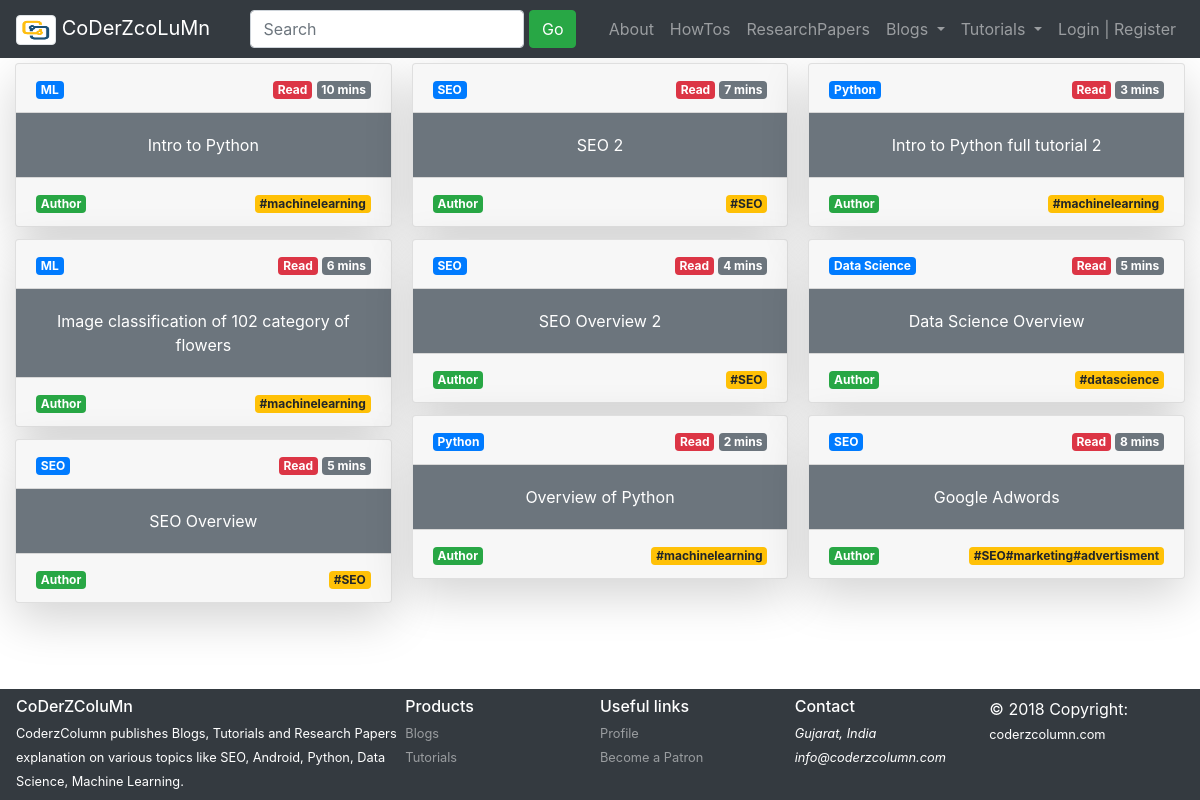
The app's page /blogs/, older data.
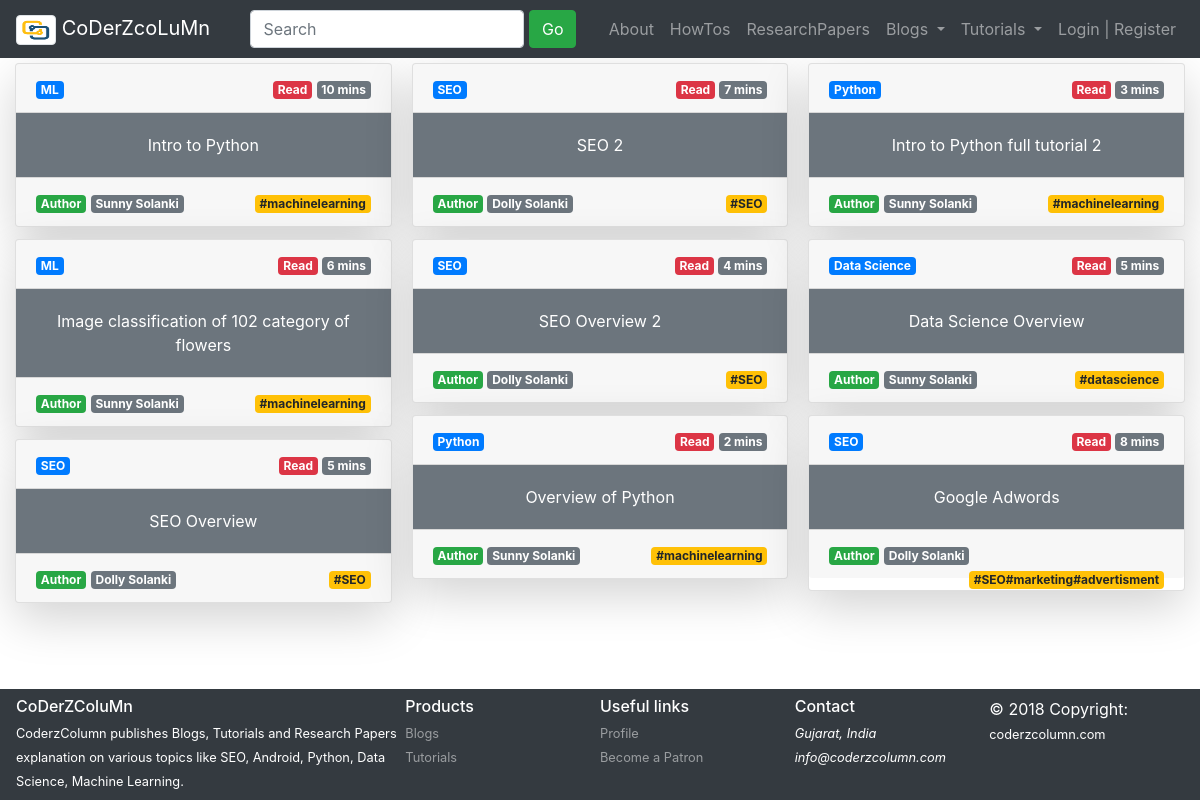
The same page, newer data.
### blogs/models.py (models this page shows, shortened)
class Blogs(models.Model):
    author = models.ForeignKey(Author, on_delete=models.CASCADE)
    blog_id = models.AutoField(auto_created=True, primary_key=True, serialize=False, verbose_name='BLOG_ID')
    title = models.CharField(max_length=500)
    category = models.CharField(max_length=50)
    created_on = models.DateTimeField(default=datetime.datetime.now)
    updated_on = models.DateTimeField(default=datetime.datetime.now)
    likes = models.IntegerField()
    dislikes = models.IntegerField()
    time_to_read = models.IntegerField(default=0)
    tags = models.CharField(max_length=500)

class Author(models.Model):
    author_id = models.AutoField(auto_created=True, primary_key=True, serialize=False, verbose_name='AUTHOR_ID')
    nick_name = models.CharField(max_length=50)
    email = models.EmailField(max_length=50)
    intro = models.CharField(max_length=200)
    about = models.CharField(max_length=1000)
    can_blog = models.BooleanField(default=False)
    def __str__(self):
        return self.nick_name

### blogs/views.py (the view)
# urls.py: path('', views.blogs_home, name='blogs_home'),
def blogs_home(request):
    blogs = Blogs.objects.all()
    context = {'blogs': blogs}
    return render(request, 'blogs/blogs_home.html', context)

### blogs/templates/blogs/blogs_home.html (shortened to what this page needs)
{% extends 'blogs/base.html' %}
{% block body %}
    {% if blogs %}
    <div class="card-columns" style="margin-top:63px;margin-bottom:110px;margin-left:15px;margin-right:15px;">
        {% for blog in blogs %}
        <div class="card shadow-lg rounded">
            <div class="card-header">
                <span class="badge badge-primary">{{ blog.category }}</span>
                <span class="float-right">
                    <span class="badge badge-danger">Read </span>
                    <span class="badge badge-secondary">{{ blog.time_to_read }} mins</span>
                </span>
            </div>
            <div class="card-body text-center bg-secondary">
                <a class="card-link text-white" href="/blogs/{{ blog.category }}/{{ blog.blog_id }}">{{ blog.title }}</a>
            </div>
            <div class="card-footer">
                    <span class="badge badge-success">Author </span>
                    <span class="badge badge-secondary">{{ blog.author }}</span>
                <span class="float-right"><span class="badge badge-warning">{{ blog.tags }}</span></span>
            </div>
        </div>
        {% endfor %}
    {% else %}
        <h2>We don't have any blogs to display</h2>
    </div>
    {% endif %}
{% endblock %}

Row changes from the older to the newer data that the page shows:
changed Blogs "Intro to Python": author (not shown) → "Sunny Solanki"
changed Blogs "Image classification of 102 category of flowers": author (not shown) → "Sunny Solanki"
changed Blogs "SEO Overview": author (not shown) → "Dolly Solanki"
changed Blogs "SEO 2": author (not shown) → "Dolly Solanki"
changed Blogs "SEO Overview 2": author (not shown) → "Dolly Solanki"
changed Blogs "Overview of Python": author (not shown) → "Sunny Solanki"
changed Blogs "Intro to Python full tutorial 2": author (not shown) → "Sunny Solanki"
changed Blogs "Data Science Overview": author (not shown) → "Sunny Solanki"
changed Blogs "Google Adwords": author (not shown) → "Dolly Solanki"
